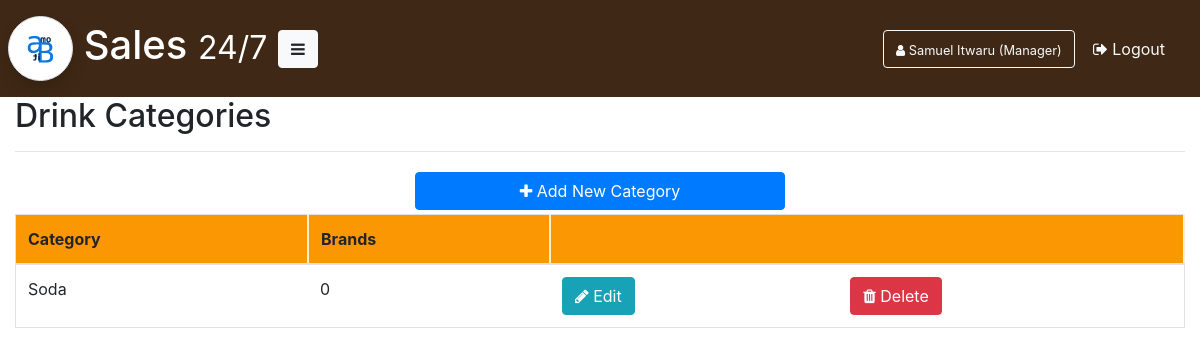
The page /category/ (signed in) on the database as committed earlier.
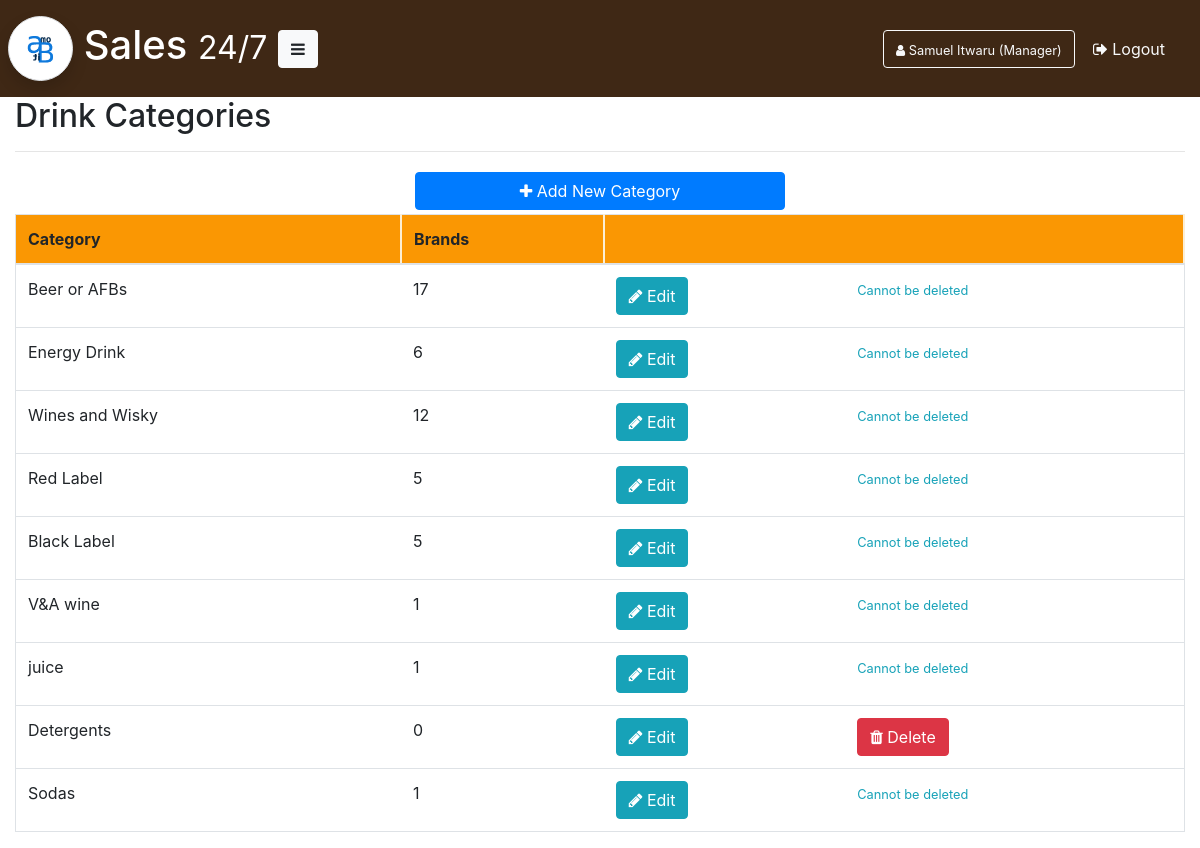
The same page on the database as committed later.
### Application/database/model.py (models this page shows, shortened)
class Category(Base):
    __tablename__ = "category"
    id = Column(Integer, primary_key=True)
    name = Column(String)
    brands = relationship("Brand", backref="category")
    def read(self):
        return session.query(self).all()

### Application/blueprints/Category/category.py (the view)
@category.route("/")
@login_required
def get_categories():
    categories = Category.read(Category)
    return render_template("manager/categories.html", mod=module, categories=categories)

### Application/__init__.py (called while the page is built)
@login_manager.user_loader
def load_user(user_id):
    return session.query(User).filter_by(id=user_id).first()

### Application/templates/manager/categories.html (shortened to what this page needs)
{% extends 'manager/manager-base.html' %}
{% block content %}
<h2>Drink Categories</h2>
<hr>
<div class="row py-1">
	<div class="col-md-4"></div>
	<div class="col-md-4">
		<button type="button" class="btn btn-primary btn-block" data-toggle="modal" data-target="#addCategoryModel"><span class="fa fa-plus"></span> Add New Category</button>
	</div>
</div>
<div class="row">
	<div class="col-md-12">
		<table class="table table-responsive-sm table-hover border">
			<thead>
			    <tr>
			    	<th scope="col">Category</th>
			    	<th scope="col">Brands</th>
			    	<th scope="col" colspan="2">
			    	</th>
			    </tr>
			  </thead>
			  <tbody>
			  	{% for category in categories %}
			  		<tr scope="row" style="cursor: pointer;">
			  			<td>{{category.name}}</td>
			  			<td>{{ category.brands|length }}</td>
			  			<td>
		  					<button type="button" class="btn btn-info" data-toggle="modal" data-target="#editCategoryModel{{category.id}}"><span class="fa fa-pencil"></span> Edit</button>
			  			</td>
			  			<td>
			  				{% if category.brands|length %}
			  					<small class="text-info">Cannot be deleted</small>
			  				{% else %}
			  					<button type="button" class="btn btn-danger" data-toggle="modal" data-target="#confirmDeleteCategory{{category.id}}"><span class="fa fa-trash"></span> Delete</button>
				  			{% endif %}
		  				</td>
			  		</tr>
			  	{% endfor %}
			  </tbody>
		</table>
	</div>
</div>
{% endblock %}

Rows that differ between the two databases and show on the page:
changed Category: name "Soda" → "Beer or AFBs"; brands|length "0" → "17"; text "Delete" → "Cannot be deleted"
added Category: name "Energy Drink", brands|length "6", shows "Cannot be deleted"
added Category: name "Wines and Wisky", brands|length "12", shows "Cannot be deleted"
added Category: name "Red Label", brands|length "5", shows "Cannot be deleted"
added Category: name "Black Label", brands|length "5", shows "Cannot be deleted"
added Category: name "V&A wine", brands|length "1", shows "Cannot be deleted"
added Category: name "juice", brands|length "1", shows "Cannot be deleted"
added Category: name "Detergents", brands|length "0"
added Category: name "Sodas", brands|length "1", shows "Cannot be deleted"
